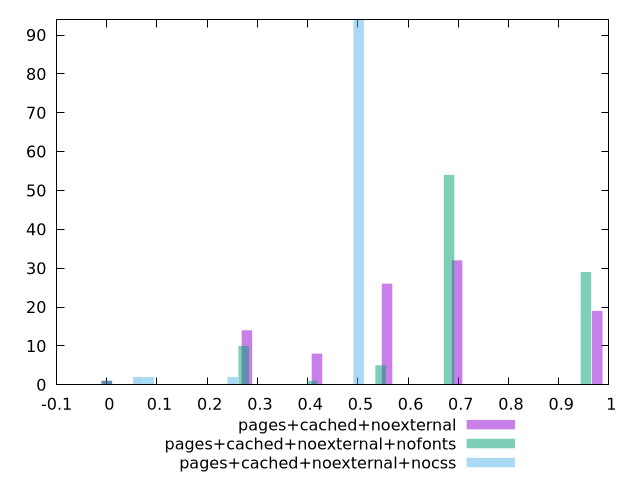

gnuplot code for this plot:
$_pagesCachedNoexternal <<EOF
0.2790763793884207 14
0.6976909484710518 32
0.5581527587768415 26
0.9767673278594725 19
0.41861456908263106 8
0 1
EOF
$_pagesCachedNoexternalNofonts <<EOF
0.6817265984130836 54
0.9544172377783169 29
0.2726906393652334 10
0.5453812787304668 5
0.4090359590478501 1
0 1
EOF
$_pagesCachedNoexternalNocss <<EOF
0.5015261307608398 94
0.06269076634510498 2
0.08358768846013997 2
0.2507630653804199 2
EOF
set key outside below
set terminal pngcairo
set output "report_00005_2020-11-02T22-26-11.212Z/cumulative-layout-shift/cumulative-layout-shift_pages+cached+noexternal_pages+cached+noexternal+nofonts_pages+cached+noexternal+nocss+hist.png"
set boxwidth 0.020896922115034994
set style fill transparent solid 0.5 noborder
set yrange [0:94]
plot $_pagesCachedNoexternal title "pages+cached+noexternal" with boxes ,$_pagesCachedNoexternalNofonts title "pages+cached+noexternal+nofonts" with boxes ,$_pagesCachedNoexternalNocss title "pages+cached+noexternal+nocss" with boxes ,
